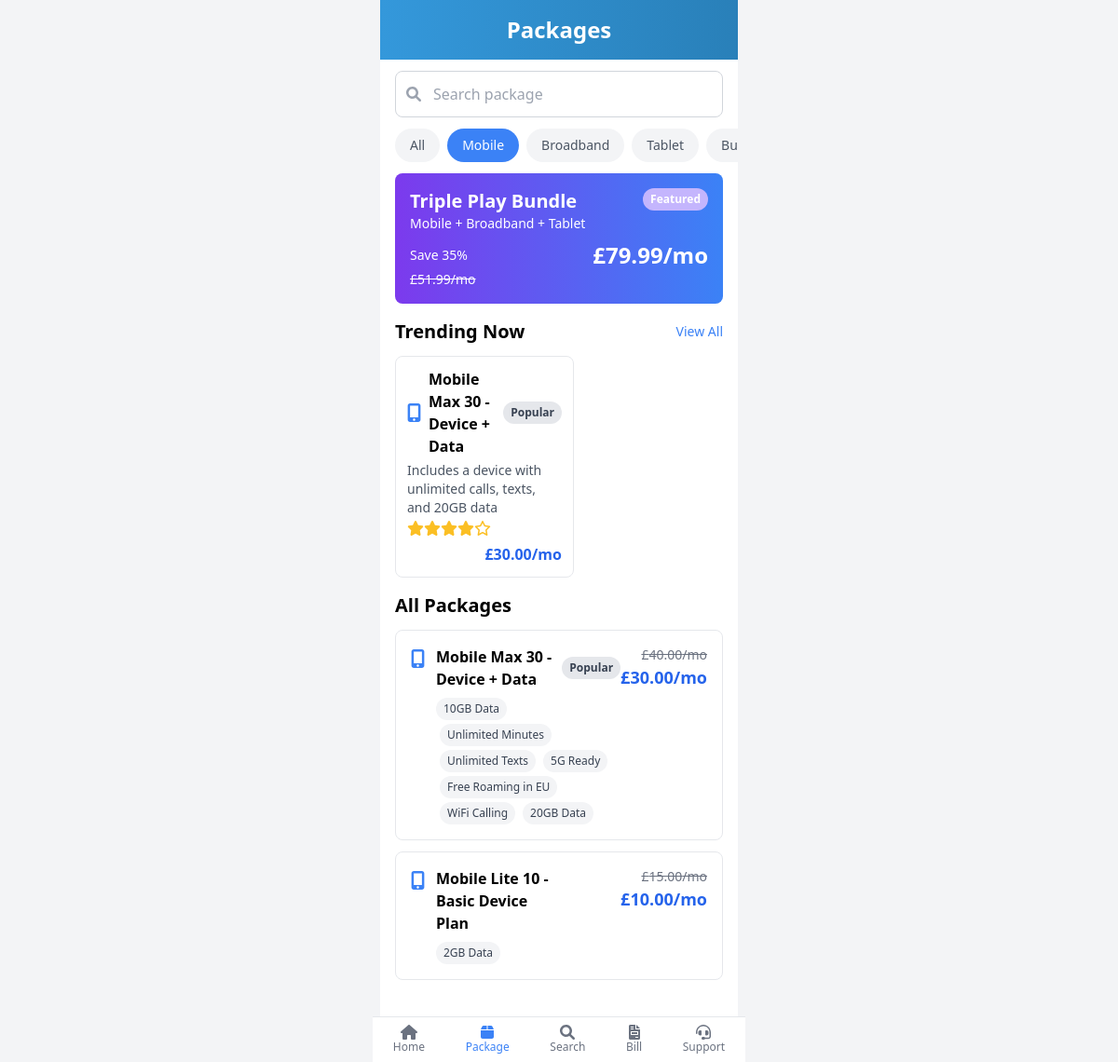
The app's page /packages.php?type=Mobile with its own data.
### tables this page shows
CREATE TABLE `package` (
  `PackageID` int(11) NOT NULL,
  `PackageName` varchar(255) NOT NULL,
  `Description` text DEFAULT NULL,
  `Type` enum('Mobile','Broadband','Tablet','Custom') NOT NULL,
  `Price` decimal(10,2) NOT NULL,
  `FreeMinutes` int(11) DEFAULT 0,
  `FreeSMS` int(11) DEFAULT 0,
  `FreeGB` float DEFAULT 0,
  `old_price` int(11) NOT NULL,
  `Contract` varchar(255) DEFAULT NULL,
  `IsPopular` tinyint(1) DEFAULT 0,
  `DownloadSpeed` int(11) DEFAULT NULL,
  `UploadSpeed` int(11) DEFAULT NULL,
  `SetupFee` decimal(10,2) DEFAULT NULL,
  `Brand` varchar(100) DEFAULT NULL,
  `Rating` float DEFAULT NULL,
  `UpfrontCost` decimal(11,0) NOT NULL,
  `img` varchar(255) DEFAULT NULL
);

### packages.php (called while the page is built, shortened)
<?php
include './Include/database.php';
include './models/Package.php';
include './models/MobileFeature.php';
$mobileFeature = new MobileFeature($pdo);
$filter_type = isset($_GET['type']) ? $_GET['type'] : 'All';
$package = new Package($pdo);
if ($filter_type === 'All') {
    $package_stmt = $package->readAll();
} else {
    $package_stmt = $package->readByType($filter_type);
}
include './templates/packages.html.php';
include './layout-mobile.html.php';

### models/Package.php (called while the page is built, shortened)
<?php
class Package {
    private $conn;
    private $table_name = "package";
    public function __construct($db) {
        $this->conn = $db;
    }
    public function readByType($type) {
        $query = "SELECT * FROM " . $this->table_name . " WHERE Type = ?";
        $stmt = $this->conn->prepare($query);
        $stmt->bindParam(1, $type);
        $stmt->execute();
        return $stmt;
    }
}
?>

### models/MobileFeature.php (called while the page is built, shortened)
<?php
class MobileFeature {
    private $conn;
    private $table_name = "mobile_features";
    public function __construct($db) {
        $this->conn = $db;
    }
    public function getFeaturesByPackageId($packageId) {
        $query = "SELECT Feature FROM " . $this->table_name . " WHERE PackageID = :packageId";
        $stmt = $this->conn->prepare($query);
        $stmt->execute(['packageId' => $packageId]);
        return $stmt->FetchAll(PDO::FETCH_COLUMN);
    }
}
?>

### templates/packages.html.php (the view, shortened to what this page needs)
<div class="bg-white">
    <div class="gradient-blue text-white text-center py-4">
        <h1 class="text-2xl font-bold">Packages</h1>
    </div>
    <div class="px-4 py-3">
        <div class="relative">
            <form action="search.php" method="get">
                <input type="text" name="query" placeholder="Search package" class="w-full pl-10 pr-4 py-3 border border-gray-300 rounded-lg focus:outline-none focus:ring-2 focus:ring-blue-500 text-base">
                <button type="submit" class="absolute left-3 top-1/2 transform -translate-y-1/2 text-gray-400">
                    <i class="fas fa-search"></i>
                </button>
            </form>
        </div>
    </div>
    <div class="flex justify-start px-4 pb-3 overflow-x-auto space-x-2">
        <a href="packages.php?type=All" class="px-4 py-2 rounded-full text-sm font-medium <?php echo $filter_type === 'All' ? 'bg-blue-500 text-white' : 'bg-gray-100 text-gray-600'; ?>">All</a>
        <a href="packages.php?type=Mobile" class="px-4 py-2 rounded-full text-sm font-medium <?php echo $filter_type === 'Mobile' ? 'bg-blue-500 text-white' : 'bg-gray-100 text-gray-600'; ?>">Mobile</a>
        <a href="packages.php?type=Broadband" class="px-4 py-2 rounded-full text-sm font-medium <?php echo $filter_type === 'Broadband' ? 'bg-blue-500 text-white' : 'bg-gray-100 text-gray-600'; ?>">Broadband</a>
        <a href="packages.php?type=Tablet" class="px-4 py-2 rounded-full text-sm font-medium <?php echo $filter_type === 'Tablet' ? 'bg-blue-500 text-white' : 'bg-gray-100 text-gray-600'; ?>">Tablet</a>
        <a href="packages.php?type=Bundles" class="px-4 py-2 rounded-full text-sm font-medium <?php echo $filter_type === 'Bundles' ? 'bg-blue-500 text-white' : 'bg-gray-100 text-gray-600'; ?>">Bundles</a>
    </div>
    <div class="px-4 pb-4">
        <div class="relative bg-gradient-to-r from-purple-600 to-blue-500 text-white rounded-lg p-4">
            <span class="absolute top-4 right-4 bg-purple-300 text-white text-xs font-bold px-2 py-1 rounded-full text-right">Featured</span>
            <h2 class="text-xl font-bold">Triple Play Bundle</h2>
            <p class="text-sm">Mobile + Broadband + Tablet</p>
            <div class="flex justify-between items-center mt-2">
                <p class="text-sm">Save 35%</p>
                <p class="text-2xl font-bold">£79.99/mo</p>
            </div>
            <p class="text-sm line-through">£51.99/mo</p>
        </div>
    </div>
    <div class="px-4 pb-4">
        <div class="flex justify-between items-center mb-3">
            <h3 class="text-xl font-semibold">Trending Now</h3>
            <a href="#" class="text-blue-500 text-sm">View All</a>
        </div>
        <div class="flex space-x-3 overflow-x-auto">
            <?php
            $package_stmt->execute();
            while ($row = $package_stmt->fetch(PDO::FETCH_ASSOC)) {
                if (!$row['IsPopular']) continue;
                $icon = $row['Type'] === 'Mobile' ? 'fa-mobile-alt' :
                        ($row['Type'] === 'Broadband' ? 'fa-wifi' :
                        ($row['Type'] === 'Tablet' ? 'fa-tablet-alt' : 'fa-box'));
            ?>
                <a href="package-details.php?id=<?php echo $row['PackageID']; ?>" class="bg-white border border-gray-200 rounded-lg p-3 w-48 flex-shrink-0">
                    <div class="flex justify-between items-center">
                        <div class="flex items-center">
                            <i class="fas <?php echo $icon; ?> text-blue-500 text-xl mr-2"></i>
                            <h4 class="text-base font-semibold"><?php echo htmlspecialchars($row['PackageName']); ?></h4>
                        </div>
                        <span class="bg-gray-200 text-gray-700 text-xs font-bold px-2 py-1 rounded-full">Popular</span>
                    </div>
                    <p class="text-sm text-gray-600 mt-1"><?php echo htmlspecialchars($row['Description']); ?></p>
                    <div class="flex items-center mt-1 text-yellow-400">
                        <?php for ($i = 0; $i < 5; $i++): ?>
                            <?php if ($i < floor($row['Rating'])): ?>
                                <i class="fas fa-star"></i>
                            <?php else: ?>
                                <i class="far fa-star"></i>
                            <?php endif; ?>
                        <?php endfor; ?>
                    </div>
                    <div class="text-right mt-2">
                        <p class="text-base font-bold text-blue-600">£<?php echo number_format($row['Price'], 2); ?>/mo</p>
                    </div>
                </a>
            <?php } ?>
        </div>
    </div>
    <div class="px-4 pb-4">
        <h3 class="text-xl font-semibold mb-3">All Packages</h3>
        <?php
        $package_stmt->execute();
        while ($row = $package_stmt->fetch(PDO::FETCH_ASSOC)) {
            $tags = [];
            if ($row['Type'] === 'Mobile') {
                $tags = $mobileFeature->getFeaturesByPackageId($row['PackageID']);
                if ($row['FreeGB'] > 0 && !in_array('Unlimited Data', $tags)) $tags[] = $row['FreeGB'] . 'GB Data';
            } elseif ($row['Type'] === 'Broadband') {
                if ($row['DownloadSpeed'] > 0) $tags[] = $row['DownloadSpeed'] . 'Mbps';
                if ($row['UploadSpeed'] > 0) $tags[] = 'Up ' . $row['UploadSpeed'] . 'Mbps';
                $features = $broadbandFeature->getFeaturesByPackageId($row['PackageID']);
                $tags = array_merge($tags, $features);
            } elseif ($row['Type'] === 'Tablet') {
                if ($row['FreeGB'] > 0) $tags[] = $row['FreeGB'] . 'GB Data';
                if ($row['Contract']) $tags[] = $row['Contract'];
                $features = $tabletFeature->getFeaturesByPackageId($row['PackageID']);
                $tags = array_merge($tags, $features);
            }
            $icon = $row['Type'] === 'Mobile' ? 'fa-mobile-alt' :
                    ($row['Type'] === 'Broadband' ? 'fa-wifi' :
                    ($row['Type'] === 'Tablet' ? 'fa-tablet-alt' : 'fa-box'));
        ?>
            <a href="package-details.php?id=<?php echo $row['PackageID']; ?>" class="block bg-white border border-gray-200 rounded-lg p-4 mb-3">
                <div class="flex justify-between items-start">
                    <div class="flex items-start">
                        <i class="fas <?php echo $icon; ?> text-blue-500 text-xl mr-3 mt-1"></i>
                        <div>
                            <div class="flex items-center">
                                <h4 class="text-base font-semibold"><?php echo htmlspecialchars($row['PackageName']); ?></h4>
                                <span class="ml-2 bg-gray-200 text-gray-700 text-xs font-bold px-2 py-1 rounded-full <?php echo $row['IsPopular'] ? '' : 'invisible'; ?>" style="float: right;">Popular</span>
                            </div>
                            <div class="flex space-x-1 mt-2 flex-wrap gap-1">
                                <?php
                                foreach ($tags as $tag) {
                                    echo '<span class="bg-gray-100 text-gray-700 text-xs px-2 py-1 rounded-full">' . htmlspecialchars($tag) . '</span>';
                                }
                                ?>
                            </div>
                        </div>
                    </div>
                    <div class="text-right">
                        <?php if ($row['old_price'] > 0) : ?>
                            <p class="text-sm text-gray-500 line-through">£<?php echo number_format($row['old_price'], 2); ?>/mo</p>
                        <?php endif; ?>
                        <p class="text-lg font-bold text-blue-600">£<?php echo number_format($row['Price'], 2); ?>/mo</p>
                    </div>
                </div>
            </a>
        <?php } ?>
    </div>
</div>

### layout-mobile.html.php (style rules this page uses)
.gradient-blue { background: linear-gradient(90deg, #3498db 0%, #2980b9 100%); }
html, body { height: 100%; margin: 0; }

### records on screen
package: PackageName "Mobile Max 30 - Device + Data", Description "Includes a device with unlimited calls, texts, and 20GB data", Price "30.00", tag "10GB Data", tag "Unlimited Minutes", tag "Unlimited Texts", tag "5G Ready", tag "Free Roaming in EU", tag "WiFi Calling", tag "20GB Data", old_price "40.00"
package: PackageName "Mobile Lite 10 - Basic Device Plan", tag "2GB Data", old_price "15.00", Price "10.00"
